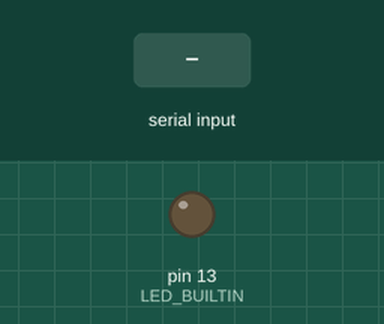
Simulated run of this sketch. Board: Arduino Uno, built with avr-gcc and run on an emulated ATmega328P. Parts: output pins drawn as LEDs (lit = HIGH). The test bench sets the inputs (shaded band).

Above: at 1.2 s.
1.3 s: "o" received over Serial
At 2.5 s:
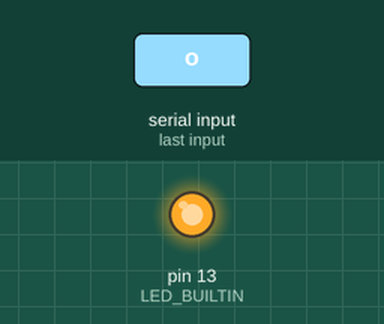
2.8 s: "n" received over Serial
At 3.8 s:
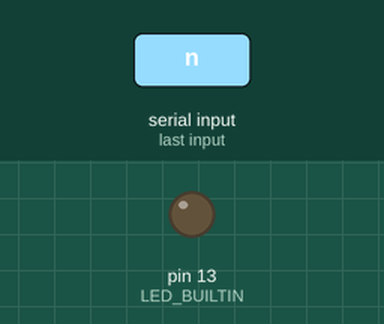
Timing chart, 0 to 5.8 s (numbered marks = the images above; inputs shaded):
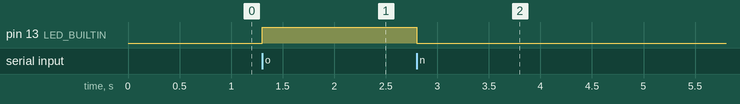

The sketch:

p4_2-serial.ino
```cpp
void setup()
{
  Serial.begin(115200);
  pinMode(LED_BUILTIN, OUTPUT);
}

void loop()
{
  if(Serial.available()) {
    char my_character = Serial.read();

    if(my_character == 'o') {
      digitalWrite(LED_BUILTIN, HIGH);
    } else if(my_character == 'n') {
      digitalWrite(LED_BUILTIN, LOW);
    }
  }
}
```

Measured:
- after the input at 1.3 s, pin 13 (LED_BUILTIN): LOW → HIGH at once
- after the input at 2.8 s, pin 13 (LED_BUILTIN): HIGH → LOW at once
